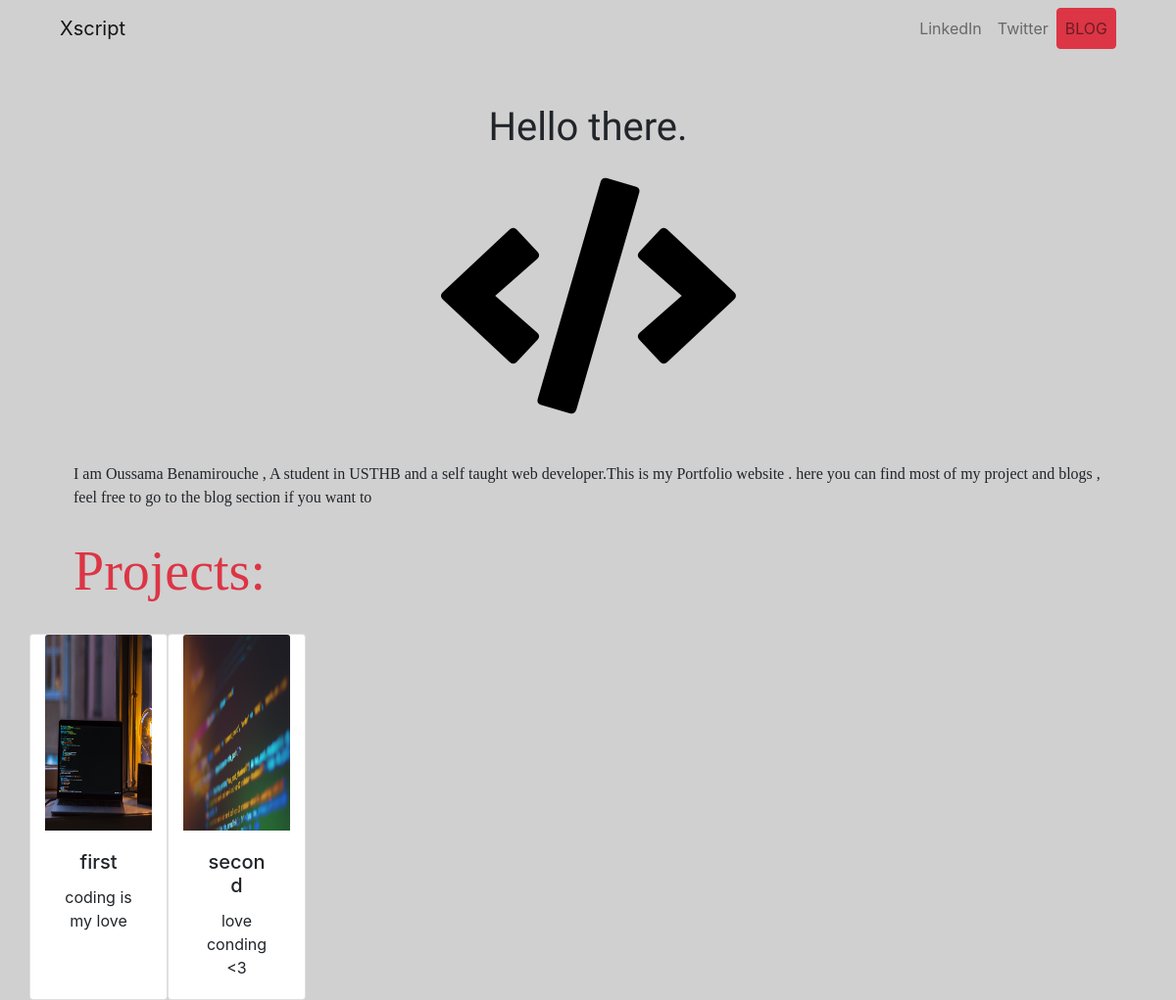
The page / on the database its author committed.
### portfolio_app/models.py (models this page shows, shortened)
class Project(models.Model):
    title = models.CharField(max_length=100)
    discription = models.CharField(max_length=300)
    image = models.ImageField('portfolio_app/images/')
    url = models.URLField(blank=True)

### portfolio_app/views.py (the view)
# urls.py: 2. Add a URL to urlpatterns:  path('', views.home, name='home')
def home(request) :
    projects = Project.objects.all()
    return render(request ,'portfolio/home.html',{"projects":projects})

### templates/portfolio/home.html (shortened to what this page needs)
{% extends 'base.html' %}
{% load static %}
{% block content %}
    <h1 class=" helo mt-5">Hello there.</h1>
    <i class="fas fa-code fonts"></i>
    <p class="text-left desc">I am Oussama Benamirouche , A student in USTHB and a self taught web developer.This is my Portfolio website . here you can find most of my project and blogs , feel free to go to the blog section if you want to</p>
    <p class="display-4 desc text-left text-danger">Projects:</p>
    <div class="card-group">
        <div class="row">
            {% for project in projects       %}
                <div class="card col-xl-3 col-lg-4 col-md-6 col-sm-12 "  >
                    <img class="card-img-top image-fluid ss" src="{{ project.image.url }}" alt="Card image cap">
                    <div class="card-body">
                        <h5 class="card-title">{{ project.title }}</h5>
                         <p class="card-text"> {{ project.discription }} </p>
                    </div>
                </div>
            {% endfor    %}
        </div>
    </div>
{% endblock %}

### templates/base.html (shortened to what this page needs)
{% load static %}
<!DOCTYPE html>
<html lang="en">
    <head>
        <link rel="stylesheet" href="https://stackpath.bootstrapcdn.com/bootstrap/4.5.2/css/bootstrap.min.css">
        <link href=" {% static 'style.css' %} " rel="stylesheet">
        <link rel="stylesheet" href="https://cdnjs.cloudflare.com/ajax/libs/font-awesome/5.9.0/css/all.min.css" />        <title>{% block title %}{% endblock %}</title>
    </head>
    <body >
        <div class="container text-center  ">
            <nav class="navbar navbar-expand-lg navbar-light" >
                <a class="navbar-brand" href=" {% url 'home' %} ">Xscript</a>
                <div class="collapse navbar-collapse" id="navbarSupportedContent">
                  <ul class="navbar-nav mr-0 ml-auto ">
                    <li class="nav-item form-inline">
                      <a class="nav-link" href="https://www.linkedin.com/in/oussama-benamirouche-9a98a71a6/">LinkedIn</a>
                      <a class="nav-link" href="https://twitter.com/OussamaBENAMIR2">Twitter</a>
                      <a class="nav-link btn btn-danger" href=" {% url 'BLOG:bloghome' %} ">BLOG</a>
                    </li>
                  </ul>
                </div>
            </nav>
            {% block content %}{% endblock %}
        </div>
    </body>
</html>

### static/style.css (style rules this page uses)
body { background-color:#D0D0D0; }
.fonts { font-size:240px; color:black; margin-top: 20px; margin-bottom: 20px; }
.helo { font-family: 'Londrina Solid', cursive; }
.desc { font-family: 'Arvo', serif; margin: 30px 30px; }
.ss { height: 200px; }

### rows shown on the page
Project: image (picture), title "first", discription "coding is my love"
Project: image (picture), title "second", discription "love conding<3"
